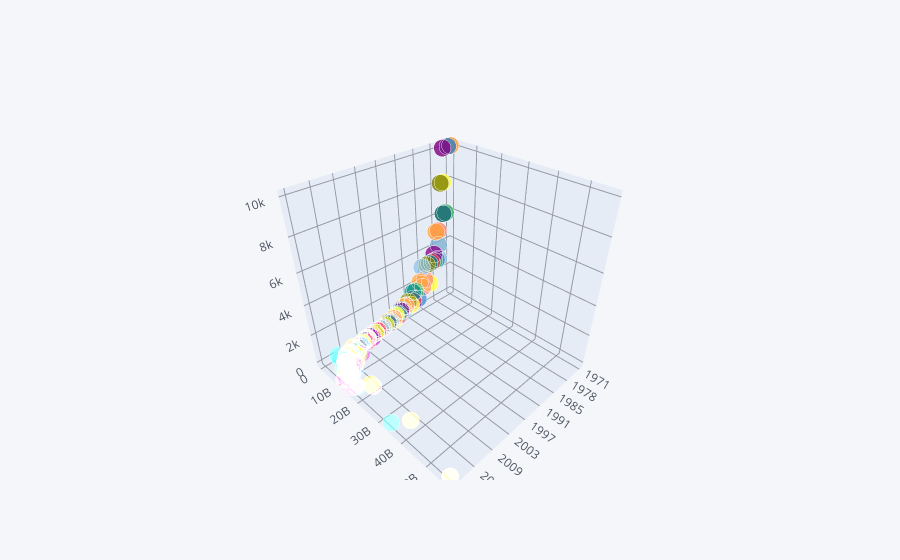

Notebook source saved alongside this figure:
### Code cell
df2.iplot(kind='scatter3d', 
          x='Date ofintroduction', 
          y='MOS transistor count',
          z='MOS process(nm)')

### Figure 1 — Plotly figure (JSON) as saved in the notebook; plotly's stock layout.template omitted (floating-point values rounded to 4 significant figures; data arrays with more than 128 entries replaced by an {"elided": "..."} marker saying what was removed)
{"data": [{"marker": {"color": {"elided": "163 str values"}, "opacity": 0.8, "size": {"elided": "163 int values"}, "symbol": "circle"}, "mode": "markers", "text": {"elided": "163 str values"}, "type": "scatter3d", "x": {"elided": "163 str values"}, "y": {"elided": "163 int values"}, "z": {"elided": "163 int values"}}], "layout": {"legend": {"bgcolor": "#F5F6F9", "font": {"color": "#4D5663"}}, "paper_bgcolor": "#F5F6F9", "plot_bgcolor": "#F5F6F9", "scene": {"xaxis": {"gridcolor": "#9499A3", "showgrid": true, "tickfont": {"color": "#4D5663"}, "title": {"font": {"color": "#4D5663"}, "text": ""}, "zerolinecolor": "#9499A3"}, "yaxis": {"gridcolor": "#9499A3", "showgrid": true, "tickfont": {"color": "#4D5663"}, "title": {"font": {"color": "#4D5663"}, "text": ""}, "zerolinecolor": "#9499A3"}, "zaxis": {"gridcolor": "#9499A3", "showgrid": true, "tickfont": {"color": "#4D5663"}, "title": {"font": {"color": "#4D5663"}, "text": ""}, "zerolinecolor": "#9499A3"}}, "title": {"font": {"color": "#4D5663"}}}}
